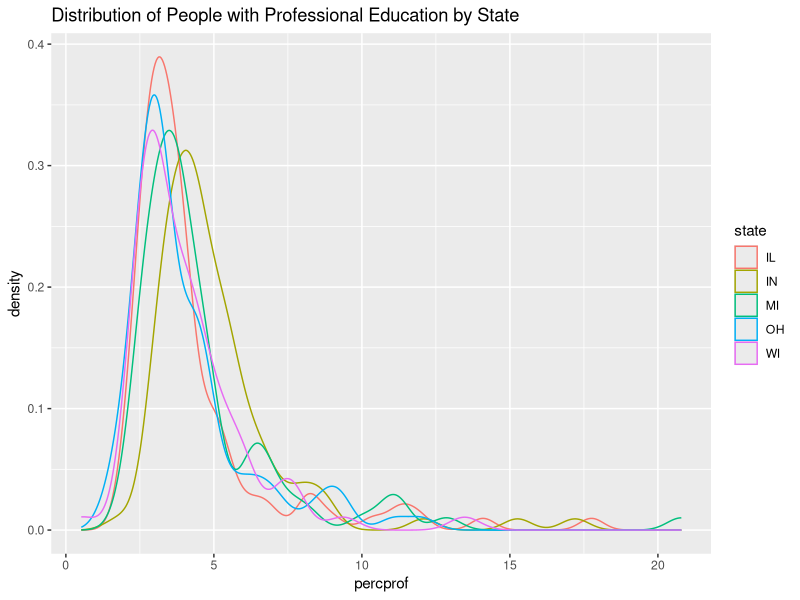
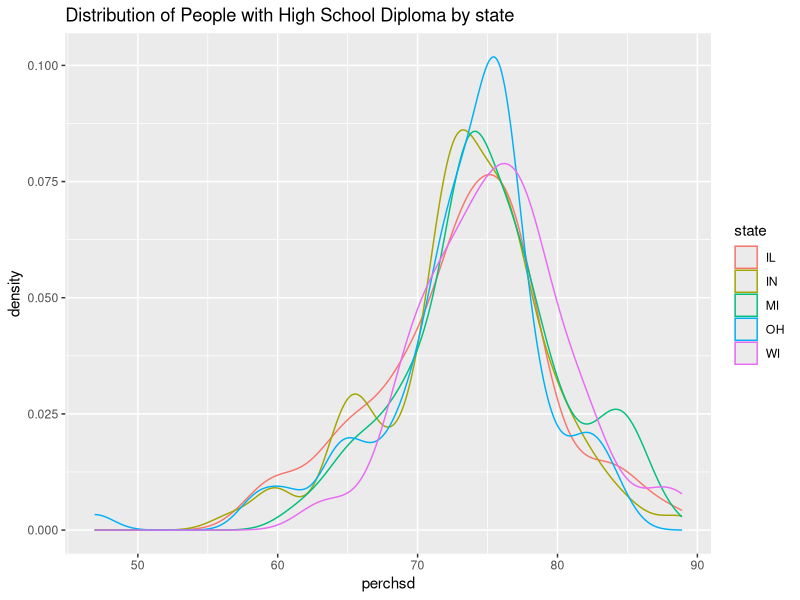
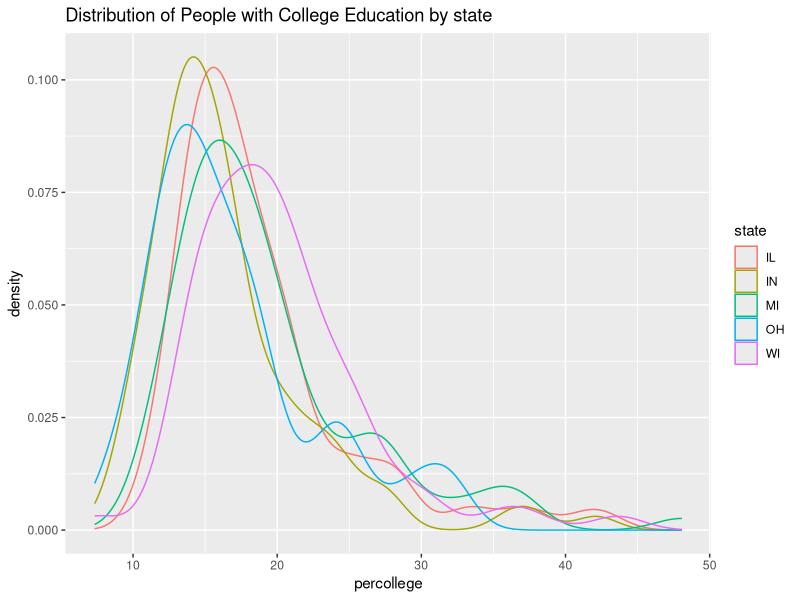
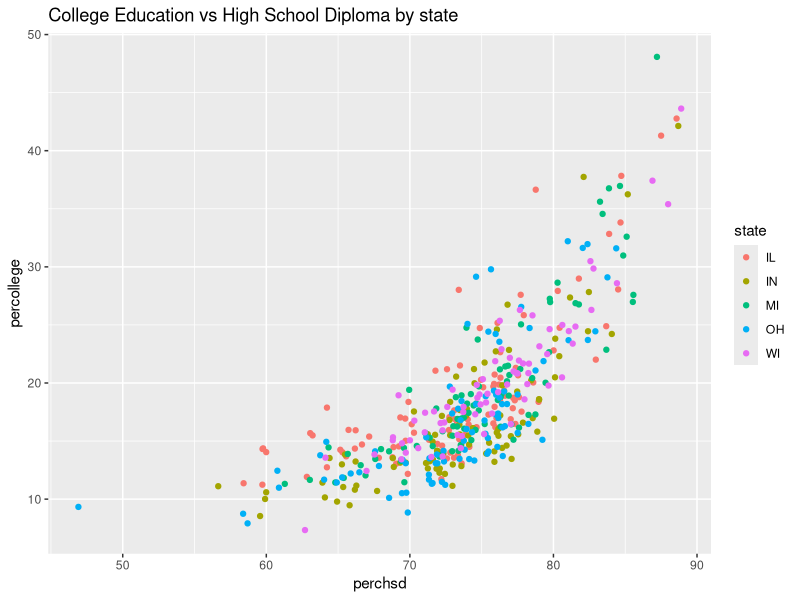

Source code (R) for these figures, in order:
## ---- chunk 1
require(ggplot2)
data(midwest)

df = midwest[, c('PID', 'county', 'state', 'percprof')]
print(df)
summary(df)

ggplot(df, aes(x=percprof)) +
  geom_density(aes(color=state, group=state)) +
  ggtitle('Distribution of People with Professional Education by State')
## ---- chunk 2
summary_stats = tapply(df$percprof, df$state, summary)
print(summary_stats)
## ---- chunk 3
df = midwest[, c('PID', 'county', 'state', 'perchsd', 'percollege')]
print(df)
summary(df)

# Plotting perchsd density plots by state
ggplot(df, aes(x=perchsd)) +
  geom_density(aes(color=state, group=state)) +
  ggtitle('Distribution of People with High School Diploma by state')

# Plotting percollege density plots by state
ggplot(df, aes(x=percollege)) +
  geom_density(aes(color=state, group=state)) +
  ggtitle('Distribution of People with College Education by state')

# Plotting scatter plot of perchsd vs percollege
# Plotting percollege density plots by state
ggplot(df, aes(x=perchsd, y=percollege)) +
  geom_point(aes(color=state, group=state)) +
  ggtitle('College Education vs High School Diploma by state')
